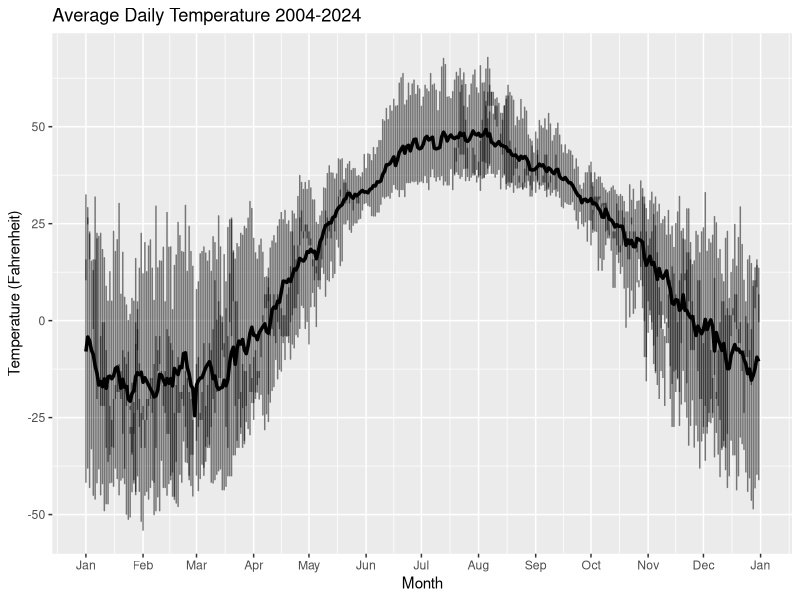
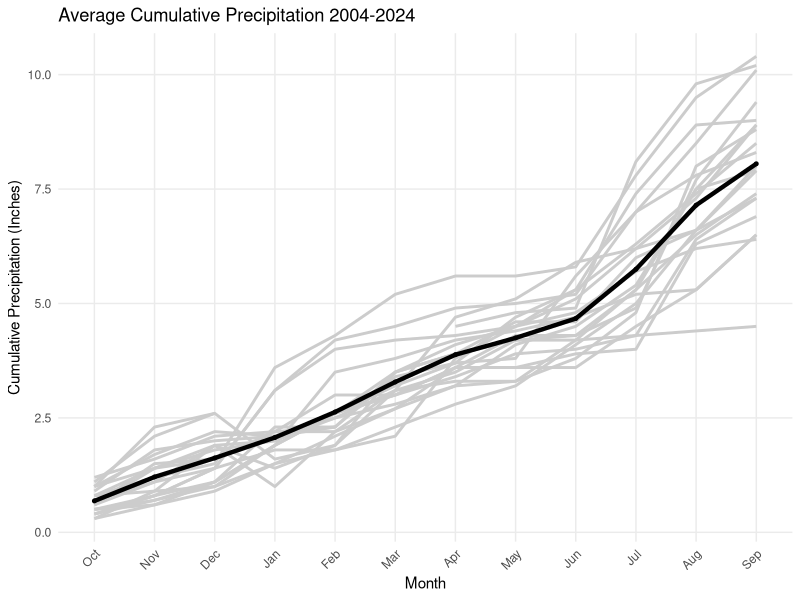
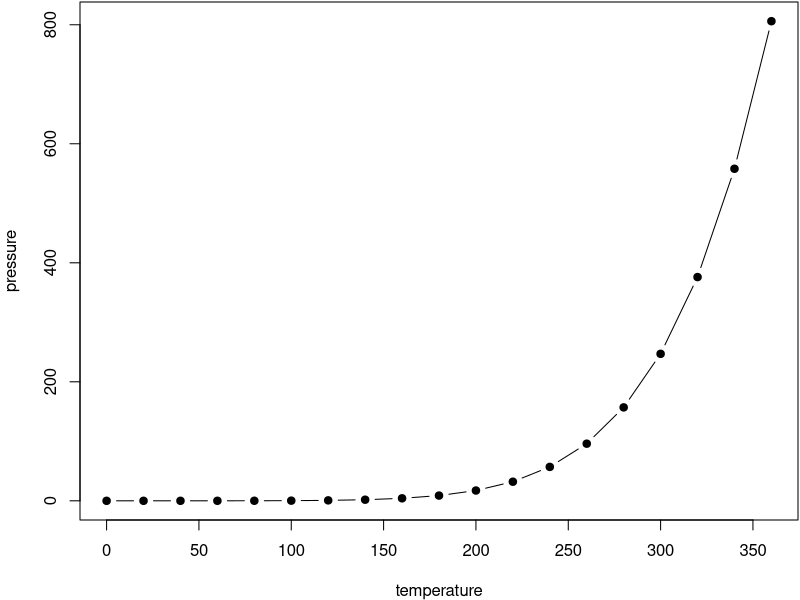

The R script that drew these images, in order:
## ---- chunk 1
library(tidyr)
library(ggplot2)
library(readr)
library(dplyr)
library(tidyverse)
library(lubridate)

df1 <- read_delim("_book/dailyAvgTemp.csv", delim = "|")

data <- df1

data_long <- data %>%
  pivot_longer(cols = -c(`Water Year`, Day),
               names_to = "Month",
               values_to = "Temperature")

month_order <- c("Jan", "Feb", "Mar", "Apr", "May", "Jun", "Jul", "Aug", "Sep", "Oct", "Nov", "Dec")
data_long <- data_long %>%
  mutate(
    Month = factor(Month, levels = month_order, ordered = TRUE),
    Date = as.Date(paste("2000", Month, Day, sep = "-"), format = "%Y-%b-%d")
  )

# Calculate the average temperature for each day across all years
avg_temp <- data_long %>%
  group_by(Date) %>%
  summarise(AvgTemperature = mean(Temperature, na.rm = TRUE))

# Create the combined line graph
ggplot() +
  # Individual year lines
  geom_line(data = data_long, 
            aes(x = Date, y = Temperature), 
            alpha = 0.5) +
  # Average temperature line
  geom_line(data = avg_temp, 
            aes(x = Date, y = AvgTemperature),
            color = "black", size = 1.2) +
  scale_x_date(date_labels = "%b", date_breaks = "1 month") +
  scale_color_viridis_d(option = "plasma") +  # Color-blind friendly palette
  labs(title = "Average Daily Temperature 2004-2024",
       x = "Month",
       y = "Temperature (Fahrenheit)")
       color = "Water Year"

## ---- chunk 2
df1 <- read_delim("_book/dailyPrecip.csv", delim = "|")

data <- df1 %>%
  rename(Year = "Water Year")

data_long <- data %>%
  pivot_longer(cols = -c(Year, Day),
               names_to = "Month",
               values_to = "Precip")

data_long <- data_long %>%
  mutate(
    MonthNum = match(Month, month.abb),
    Date = make_date(Year, MonthNum, Day),
    MonthNum = NULL
  ) %>%
  mutate(Date = ymd(Date))

# Create a function to reorder months from Oct to Sep
reorder_month <- function(x) {
  factor(x, levels = c("Oct", "Nov", "Dec", "Jan", "Feb", "Mar", "Apr", "May", "Jun", "Jul", "Aug", "Sep"))
}

# Prepare the data for plotting
data_plot <- data_long %>%
  mutate(
    WaterYear = ifelse(month(Date) >= 10, Year, Year - 1),
    Month = reorder_month(Month)
  ) %>%
  filter(Day == days_in_month(Date)) %>%
  arrange(WaterYear, Month)

# Calculate average cumulative precipitation
avg_precip <- data_plot %>%
  group_by(Month) %>%
  summarize(AvgPrecip = mean(Precip, na.rm = TRUE))

# Create the plot
ggplot() +
  geom_line(data = data_plot, aes(x = Month, y = Precip, group = WaterYear), 
            size = 1, color = "grey80") +
  geom_line(data = avg_precip, aes(x = Month, y = AvgPrecip, group = 1), 
            size = 1.5, color = "black") +
  geom_point(data = avg_precip, aes(x = Month, y = AvgPrecip), 
             size = 1, color = "black") +
  scale_x_discrete(limits = levels(reorder_month(avg_precip$Month))) +
  labs(
    title = "Average Cumulative Precipitation 2004-2024",
    x = "Month",
    y = "Cumulative Precipitation (Inches)"
  ) +
  theme_minimal() +
  theme(
    legend.position = "none",
    axis.text.x = element_text(angle = 45, hjust = 1),
    panel.grid.minor = element_blank()
  )

## ---- chunk 3
par(mar = c(4, 4, .1, .1))
plot(pressure, type = 'b', pch = 19)
## ---- chunk 4
knitr::kable(
  head(pressure, 10), caption = 'Here is a nice table!',
  booktabs = TRUE
)
